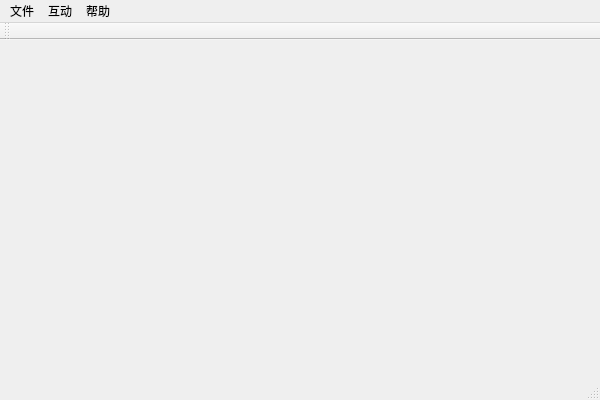
<?xml version="1.0" encoding="UTF-8"?>
<ui version="4.0">
 <class>AIDrawGuessClass</class>
 <widget class="QMainWindow" name="AIDrawGuessClass">
  <property name="geometry">
   <rect>
    <x>0</x>
    <y>0</y>
    <width>600</width>
    <height>400</height>
   </rect>
  </property>
  <property name="windowTitle">
   <string>AIDrawGuess</string>
  </property>
  <widget class="QWidget" name="centralWidget"/>
  <widget class="QMenuBar" name="menuBar">
   <property name="geometry">
    <rect>
     <x>0</x>
     <y>0</y>
     <width>600</width>
     <height>23</height>
    </rect>
   </property>
   <widget class="QMenu" name="menu">
    <property name="title">
     <string>文件</string>
    </property>
    <addaction name="action_N"/>
    <addaction name="action_O"/>
    <addaction name="separator"/>
    <addaction name="action_S"/>
    <addaction name="action_C"/>
   </widget>
   <widget class="QMenu" name="menu_2">
    <property name="title">
     <string>互动</string>
    </property>
    <addaction name="action_Clear"/>
    <addaction name="action_Guess"/>
   </widget>
   <widget class="QMenu" name="menu_3">
    <property name="title">
     <string>帮助</string>
    </property>
    <addaction name="action_Label"/>
    <addaction name="action_About"/>
   </widget>
   <addaction name="menu"/>
   <addaction name="menu_2"/>
   <addaction name="menu_3"/>
  </widget>
  <widget class="QToolBar" name="mainToolBar">
   <attribute name="toolBarArea">
    <enum>TopToolBarArea</enum>
   </attribute>
   <attribute name="toolBarBreak">
    <bool>false</bool>
   </attribute>
  </widget>
  <widget class="QStatusBar" name="statusBar"/>
  <action name="action_N">
   <property name="text">
    <string>新建</string>
   </property>
  </action>
  <action name="action_About">
   <property name="text">
    <string>关于</string>
   </property>
  </action>
  <action name="action_Label">
   <property name="text">
    <string>标签</string>
   </property>
  </action>
  <action name="action_O">
   <property name="text">
    <string>打开</string>
   </property>
  </action>
  <action name="action_S">
   <property name="text">
    <string>保存</string>
   </property>
  </action>
  <action name="action_C">
   <property name="text">
    <string>另存为</string>
   </property>
  </action>
  <action name="action_Clear">
   <property name="text">
    <string>清空画布</string>
   </property>
  </action>
  <action name="action_Guess">
   <property name="text">
    <string>猜测</string>
   </property>
  </action>
 </widget>
 <layoutdefault spacing="6" margin="11"/>
 <resources>
  <include location="AIDrawGuess.qrc"/>
 </resources>
 <connections/>
</ui>
